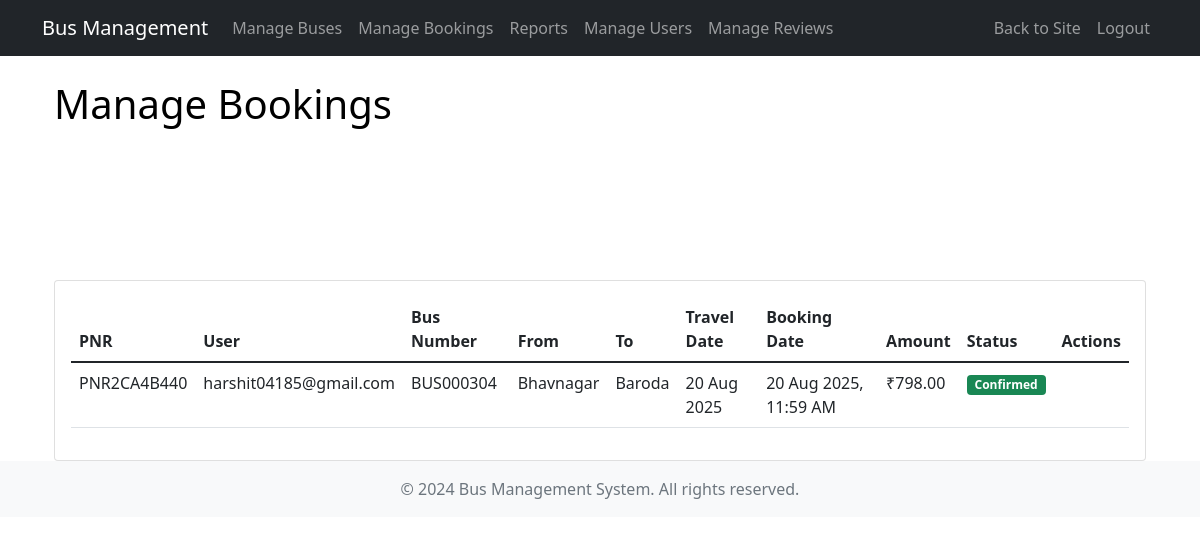
The page /bus-admin/bookings/ (signed in) on the database its author committed.
### core/models.py (models this page shows, shortened)
class Booking(models.Model):
    STATUS_CHOICES = (
        ('pending', 'Pending'),
        ('confirmed', 'Confirmed'),
        ('cancelled', 'Cancelled'),
    )
    booking_id = models.UUIDField(primary_key=True, default=uuid.uuid4, editable=False)
    pnr_number = models.CharField(max_length=20, unique=True)
    user = models.ForeignKey(User, on_delete=models.CASCADE)
    schedule = models.ForeignKey(BusSchedule, on_delete=models.CASCADE, null=True, blank=True)
    booking_date = models.DateTimeField(auto_now_add=True)
    total_amount = models.DecimalField(max_digits=10, decimal_places=2)
    status = models.CharField(max_length=20, choices=STATUS_CHOICES, default='pending')

class User(AbstractBaseUser):
    user_id = models.UUIDField(primary_key=True, default=uuid.uuid4, editable=False)
    email = models.EmailField(max_length=255, unique=True)
    first_name = models.CharField(max_length=100)
    last_name = models.CharField(max_length=100)
    phone = models.CharField(max_length=15)
    is_active = models.BooleanField(default=True)
    is_admin = models.BooleanField(default=False)
    created_at = models.DateTimeField(auto_now_add=True)
    objects = UserManager()
    USERNAME_FIELD = 'email'
    REQUIRED_FIELDS = ['first_name', 'last_name', 'phone']
    @property
    def is_staff(self):
        return self.is_admin

class BusSchedule(models.Model):
    schedule_id = models.UUIDField(primary_key=True, default=uuid.uuid4, editable=False)
    bus = models.ForeignKey(Bus, on_delete=models.CASCADE)
    date = models.DateField()
    class Meta:
        unique_together = ('bus', 'date')

class Bus(models.Model):
    STATUS_CHOICES = (
        ('active', 'Active'),
        ('inactive', 'Inactive'),
    )
    bus_id = models.UUIDField(primary_key=True, default=uuid.uuid4, editable=False)
    bus_number = models.CharField(max_length=20)
    bus_type = models.CharField(max_length=50)
    total_seats = models.IntegerField()
    origin_city = models.CharField(max_length=100)
    destination_city = models.CharField(max_length=100)
    departure_time = models.TimeField()
    arrival_time = models.TimeField()
    duration = models.DurationField()
    distance = models.DecimalField(max_digits=10, decimal_places=2)
    fare = models.DecimalField(max_digits=10, decimal_places=2)
    status = models.CharField(max_length=20, choices=STATUS_CHOICES, default='active')

### bus_management/views.py (the view, shortened to what this page needs)
# urls.py: path('bookings/', views.manage_bookings, name='manage_bookings'),
@staff_member_required
def manage_bookings(request):
    bookings = Booking.objects.all().order_by('-booking_date')
    return render(request, 'bus_management/manage_bookings.html', {'bookings': bookings})

### bus_management/templates/bus_management/manage_bookings.html (shortened to what this page needs)
{% extends 'bus_management/base.html' %}
{% load static %}
{% block content %}
<section class="banner-area relative" style="min-height: 200px;">
    <div class="container">
        <div class="row d-flex align-items-center justify-content-center">
            <div class="about-content col-lg-12">
                <h1 class="text-black">Manage Bookings</h1>
            </div>
        </div>
    </div>
</section>
<section class="section-gap">
    <div class="container">
        <div class="card">
            <div class="card-body">
                <div class="table-responsive">
                    <table class="table table-hover">
                        <thead>
                            <tr>
                                <th>PNR</th>
                                <th>User</th>
                                <th>Bus Number</th>
                                <th>From</th>
                                <th>To</th>
                                <th>Travel Date</th>
                                <th>Booking Date</th>
                                <th>Amount</th>
                                <th>Status</th>
                                <th>Actions</th>
                            </tr>
                        </thead>
                        <tbody>
                            {% for booking in bookings %}
                            <tr>
                                <td>{{ booking.pnr_number }}</td>
                                <td>{{ booking.user.email }}</td>
                                <td>{{ booking.schedule.bus.bus_number }}</td>
                                <td>{{ booking.schedule.bus.origin_city }}</td>
                                <td>{{ booking.schedule.bus.destination_city }}</td>
                                <td>{{ booking.schedule.date|date:"d M Y" }}</td>
                                <td>{{ booking.booking_date|date:"d M Y, h:i A" }}</td>
                                <td>₹{{ booking.total_amount }}</td>
                                <td>
                                    <span class="badge {% if booking.status == 'confirmed' %}bg-success{% elif booking.status == 'pending' %}bg-warning{% else %}bg-danger{% endif %}">
                                        {{ booking.status|title }}
                                    </span>
                                </td>
                                <td>
                                </td>
                            </tr>
                            {% empty %}
                            <tr>
                                <td colspan="10" class="text-center">No bookings found.</td>
                            </tr>
                            {% endfor %}
                        </tbody>
                    </table>
                </div>
            </div>
        </div>
    </div>
</section>
{% endblock %}

### rows shown on the page
Booking: pnr_number "PNR2CA4B440", user.email "harshit04185@gmail.com", schedule.bus.bus_number "BUS000304", schedule.bus.origin_city "Bhavnagar", schedule.bus.destination_city "Baroda", schedule "20 Aug 2025", booking_date "20 Aug 2025, 11:59 AM", total_amount "798.00", status "Confirmed"
